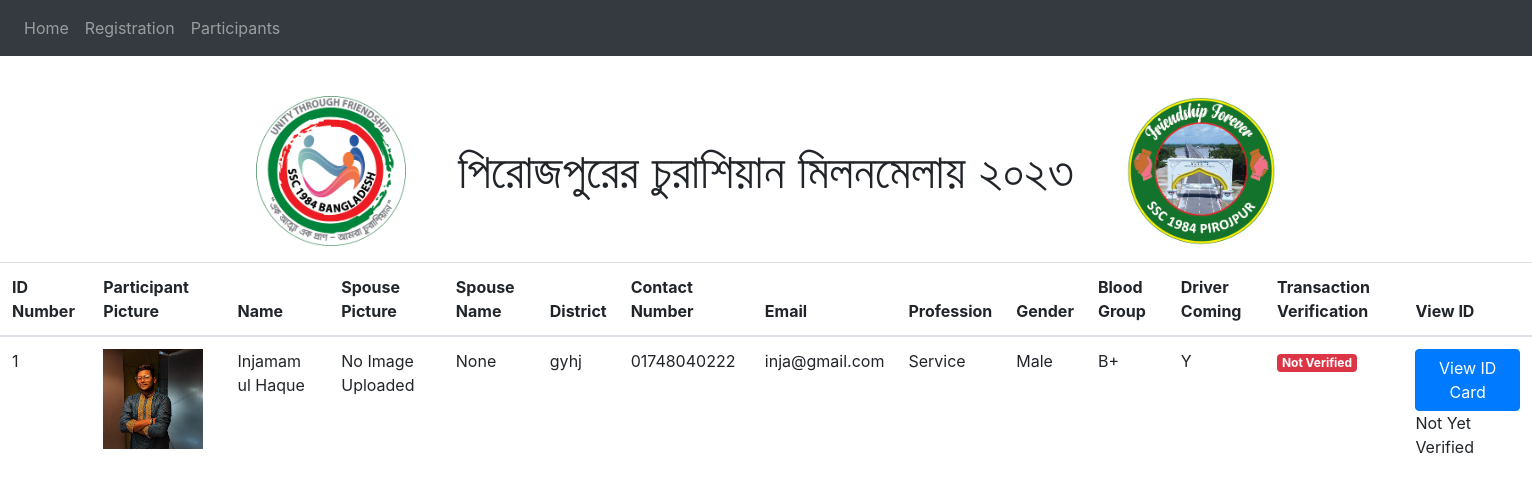
The page /participants/ on the database as committed earlier.
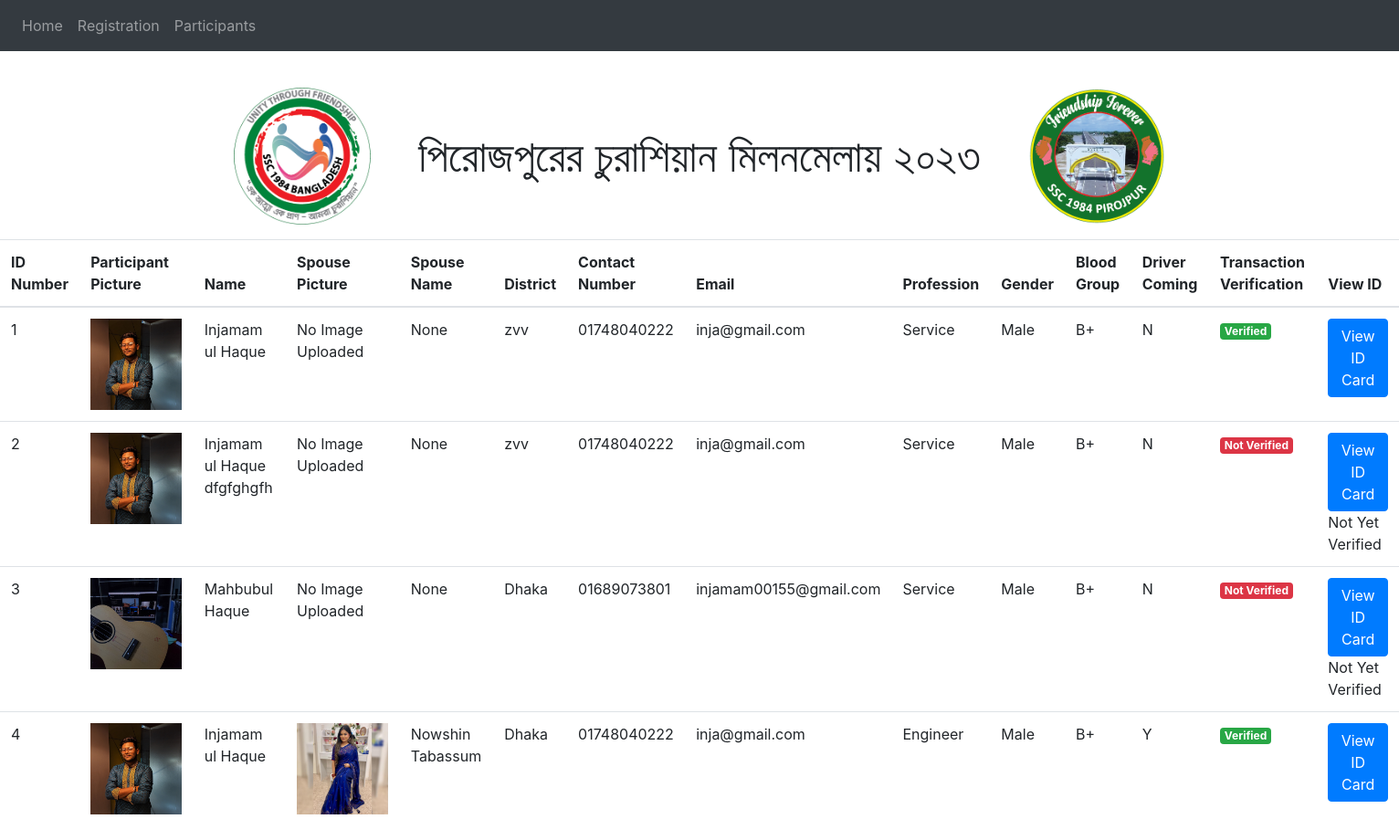
The same page on the database as committed later.
### event/models.py (models this page shows, shortened)
class Participant(models.Model):
    DRIVER_COMING_CHOICES = (
        ('Y', 'Yes'),
        ('N', 'No'),
    )
    GENDER_CHOICES = (
        ('Male', 'Male'),
        ('Female', 'Female'),
    )
    TRANSPORT_CHOICES = (
        ('launch', 'Launch'),
        ('bus', 'Bus'),
    )
    PROFESSION_CHOICES = (
        ('Service', 'Service'),
        ('Business', 'Business'),
        ('Engineer', 'Engineer'),
        ('Doctor', 'Doctor'),
        ('Lawyer', 'Lawyer'),
        ('Housewife', 'House wife'),
        ('Other', 'Other'),
    )
    BLOOD_GROUP_CHOICES = (
        ('A+', 'A+'),
        ('A-', 'A-'),
        ('B+', 'B+'),
        ('B-', 'B-'),
        ('O+', 'O+'),
        ('O-', 'O-'),
        ('AB+', 'AB+'),
        ('AB-', 'AB-'),
    )
    PAID_AT_CHOICES = (
        ('আমিরুল ইসলাম মিরন: 01776411919', 'আমিরুল ইসলাম মিরন: 01776411919'),
        ('জাকির হোসেন: 01988-691379', 'জাকির হোসেন: 01988-691379'),
        ('লায়ন মিজানুর রহমান: 01711-530423', 'লায়ন মিজানুর রহমান: 01711-530423'),
        ('বজলুর রহমান: 01678-054214', 'বজলুর রহমান: 01678-054214'),
        ('মাহবুবুল হক (মাহবুব): 01762-085059', 'মাহবুবুল হক (মাহবুব): 01762-085059'),
    )
    id_number = models.AutoField(primary_key=True, default=0)
    name = models.CharField(max_length=100)
    contact_number = models.CharField(max_length=20)
    email = models.EmailField(null=True)
    district = models.CharField(max_length=100,default='')
    school_name = models.CharField(max_length=100, default='')
    profession = models.CharField(max_length=100, choices=PROFESSION_CHOICES, default='আমিরুল ইসলাম মিরন: 01716953986')
    gender = models.CharField(max_length=6, choices=GENDER_CHOICES, default='M')
    blood_group = models.CharField(max_length=3, choices=BLOOD_GROUP_CHOICES, default= 'B+')
    spouse_name = models.CharField(max_length=100, null=True , blank=True)
    driver_coming = models.CharField(max_length=3, choices=DRIVER_COMING_CHOICES, default='N')
    participant_image = models.ImageField(upload_to='', blank=True)
    spouse_image = models.ImageField(upload_to='', blank=True)
    paid_at = models.CharField(max_length=35, choices=PAID_AT_CHOICES, default='1000')
    transaction_id = models.CharField(max_length=50, null=True)
    amount = models.IntegerField(default=1000)
    transport = models.CharField(max_length=6, choices=TRANSPORT_CHOICES, default= 'launch')
    is_verified = models.BooleanField(default=False)

### event/views.py (the view)
# urls.py: path('participants/', views.participants, name='participants'),
def participants(request):
    participants = Participant.objects.all()
    context = {'participants': participants}
    return render(request, 'participants.html', context)

### event/templates/participants.html (shortened to what this page needs)
{% extends 'base.html' %}
{% block content %}
<table class="table">
    <thead>
        <tr>
            <th>ID Number</th>
            <th>Participant Picture</th>
            <th>Name</th>
            <th>Spouse Picture</th>
            <th>Spouse Name</th>
            <th>District</th>
            <th>Contact Number</th>
            <th>Email</th>
            <th>Profession</th>
            <th>Gender</th>
            <th>Blood Group</th>
            <th>Driver Coming</th>
            <th>Transaction Verification</th>
            <th>View ID</th>
        </tr>
    </thead>
    <tbody>
        {% for participant in participants %}
        <tr>
            <td>{{ participant.id_number }}</td>
            <td>
                <div class="image-container">
                    <img src="{{ participant.participant_image.url }}" alt="Participant Picture">
                </div>
            </td>
            <td>{{ participant.name }}</td>
            <td>
                {% if participant.spouse_image %}
                <div class="image-container">
                    <img src="{{ participant.spouse_image.url }}" alt="Spouse Picture">
                </div>
                {% else %}
                No Image Uploaded
                {% endif %}
            </td>
            <td>{{ participant.spouse_name }}</td>
            <td>{{ participant.district }}</td>
            <td>{{ participant.contact_number }}</td>
            <td>{{ participant.email }}</td>
            <td>{{ participant.profession }}</td>
            <td>{{ participant.gender }}</td>
            <td>{{ participant.blood_group }}</td>
            <td>{{ participant.driver_coming }}</td>
            <td>
                {% if participant.is_verified %}
                    <span class="badge badge-success">Verified</span>
                {% else %}
                    <span class="badge badge-danger">Not Verified</span>
                {% endif %}
            </td>
            <td>
            {% if participant.is_verified %}
            <a href="{% url 'view_id_card' participant.id_number %}" class="btn btn-primary">View ID Card</a>
            {% else %}
            <a href="{% url 'view_id_card' participant.id_number %}" class="btn btn-primary">View ID Card</a>
            Not Yet Verified
            {% endif %}
            </td>
        </tr>
        {% endfor %}
    </tbody>
</table>
{% endblock %}

### event/templates/base.html (shortened to what this page needs)
{% load static %}
<!DOCTYPE html>
<html>
<head>
    <link rel="stylesheet" href="https://stackpath.bootstrapcdn.com/bootstrap/4.5.0/css/bootstrap.min.css">
</head>
<body>
    <nav class="navbar navbar-expand navbar-dark bg-dark" style="position: fixed; top: 0; left: 0; width: 100%; z-index: 20;">
        <div class="navbar-nav">
            <a class="nav-link" href="{% url 'home' %}">Home</a>
            <a class="nav-link" href="{% url 'registration' %}">Registration</a>
            <a class="nav-link" href="{% url 'participants' %}">Participants</a>
        </div>
    </nav>
    <div class="mt-5 pt-5"><center><p>
        <img src="{% static 'logo1.png' %}" alt="Image 1" style="display: inline; vertical-align: middle; width:150px">
        <bold><span class="mx-5" style="display: inline-block; vertical-align: middle;font-size: xxx-large;">পিরোজপুরের চুরাশিয়ান মিলনমেলায় ২০২৩</span></bold>
        <img src="{% static 'logo2.png' %}" alt="Image 2" style="display: inline; vertical-align: middle; width:150px">
    </p></center>
    </div>
        {% block content %}{% endblock %}
</body>
</html>

### event/templates/base.html (style rules this page uses)
.image-container { width: 100px; height: 100px; overflow: hidden; }
.image-container img { width: 100%; height: 100%; object-fit: cover; }

Rows that differ between the two databases and show on the page:
changed Participant id 1: district "gyhj" → "zvv"; driver_coming "Y" → "N"; is_verified "Not Verified Not Yet Verified" → "Verified"
added Participant: id_number "2", participant_image (picture), name "Injamam ul Haque dfgfghgfh", spouse_image "No Image Uploaded", spouse_name "None", district "zvv", contact_number "01748040222", email "inja@gmail.com", profession "Service", gender "Male", blood_group "B+", driver_coming "N", is_verified "Not Verified"
added Participant: id_number "3", participant_image (picture), name "Mahbubul Haque", spouse_image "No Image Uploaded", spouse_name "None", district "Dhaka", contact_number "01689073801", email "injamam00155@gmail.com", profession "Service", gender "Male", blood_group "B+", driver_coming "N", is_verified "Not Verified"
added Participant: id_number "4", participant_image (picture), name "Injamam ul Haque", spouse_image (picture), spouse_name "Nowshin Tabassum", district "Dhaka", contact_number "01748040222", email "inja@gmail.com", profession "Engineer", gender "Male", blood_group "B+", driver_coming "Y", is_verified "Verified"
